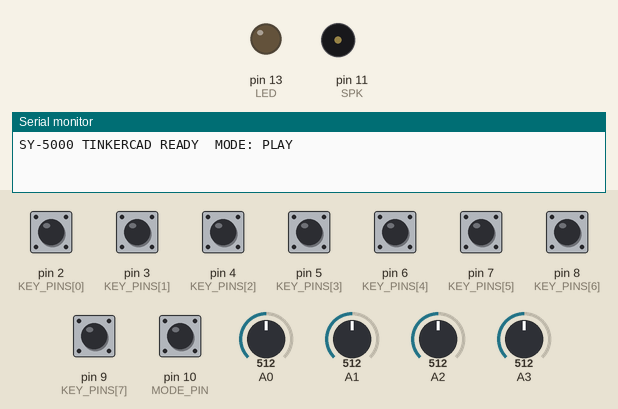
Recording of a sketch running on a simulated Arduino Uno, built with avr-gcc and run on an emulated ATmega328P. On the bench: output pins drawn as LEDs (lit = HIGH), buzzer (waves = sounding), the last lines printed to the serial monitor. Dashed ring = blinking. The test bench sets the inputs (shaded band); at power-on: pin 2 (KEY_PINS[0]), pin 3 (KEY_PINS[1]), pin 4 (KEY_PINS[2]), pin 5 (KEY_PINS[3]), pin 6 (KEY_PINS[4]), pin 7 (KEY_PINS[5]), pin 8 (KEY_PINS[6]), pin 9 (KEY_PINS[7]), pin 10 (MODE_PIN) HIGH, A2 = 512, A3 = 512, A0 = 512, A1 = 512.

Above: at 1.4 s.
1.5 s: pin 10 (MODE_PIN) pulled LOW for 0.15 s
At 2.0 s:
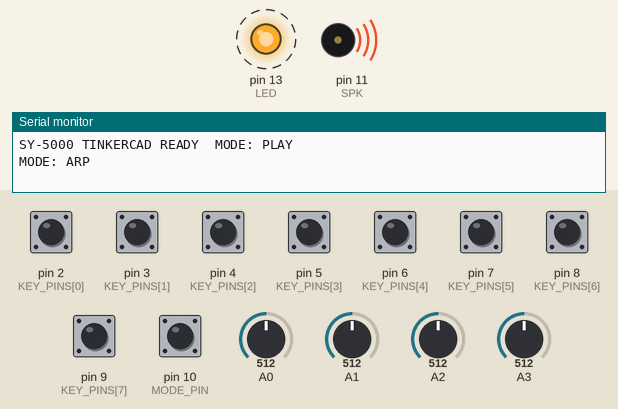
4.5 s: A2 set to 716
7.5 s: A3 set to 306
At 7.8 s:
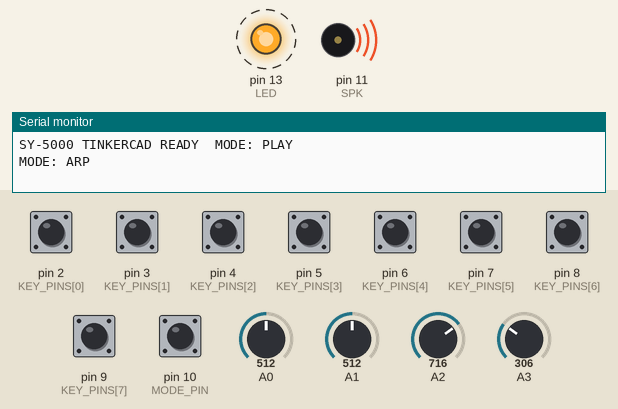
10.5 s: pin 10 (MODE_PIN) pulled LOW for 1 s
13.5 s: A2 set to 30
16.5 s: A2 set to 306
Timing chart, 0 to 20.5 s (numbered marks = the images above; inputs shaded):
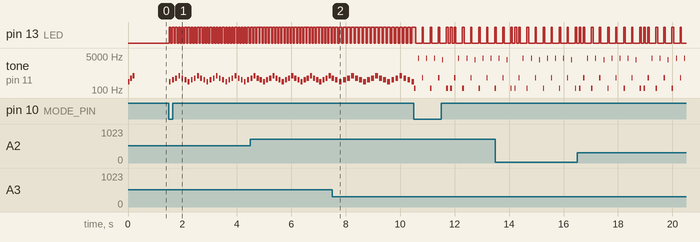

The sketch:

SY5000_Tinkercad.ino
```cpp
/*
  TIGRE SY-5000 · TINKERCAD PROOF OF CONTROLS
  Arduino Uno R3 · 8 keys · 4 knobs · mode button · piezo · note LED
  Paste into Tinkercad Circuits (Code > Text) after wiring per the table below.

  WIRING
  D2..D9   Pushbuttons (keys C D E F G A B C). One leg to the pin, other leg to GND. INPUT_PULLUP, no resistors.
  D10      Pushbutton MODE (PLAY > ARP > DRUM). Pin to GND.
  D11      Piezo +   (piezo - to GND)
  D13      LED anode through 220 ohm to pin, cathode to GND (note on)
  A0       Pot 1 OCTAVE   (outer legs 5V / GND, wiper to A0), 10k
  A1       Pot 2 VIBRATO  depth (also glide in PLAY)
  A2       Pot 3 DECAY    note length in ARP / DRUM
  A3       Pot 4 TEMPO    60..200 BPM for ARP / DRUM
  All grounds common. Power from USB.

  NOTE: tone() makes one square wave at a time, so this is the control surface
  and logic of the SY-5000, not its sound engine.
*/

const byte KEY_PINS[8] = {2, 3, 4, 5, 6, 7, 8, 9};
const byte MODE_PIN = 10;
const byte SPK = 11;
const byte LED = 13;
const int  SEMI[8] = {0, 2, 4, 5, 7, 9, 11, 12};     // C major, one octave

void bootChime(); void runPlay(); void runArp(); void runDrum();   // forward declarations

enum Mode { PLAY, ARP, DRUM };
Mode mode = PLAY;

// --- debounced buttons ---
bool keyState[8], keyRaw[8];
unsigned long keyT[8];
bool modeState = false, modeRaw = false;
unsigned long modeT = 0;
const unsigned long DEBOUNCE = 12;

// --- knobs (smoothed) ---
int pot[4];
void readPots() {
  for (byte i = 0; i < 4; i++) {
    int r = analogRead(A0 + i);
    pot[i] = pot[i] + ((r - pot[i]) >> 2);            // simple IIR smoothing
  }
}

float midiToHz(float m) { return 440.0 * pow(2.0, (m - 69.0) / 12.0); }

// --- PLAY state ---
int heldNote = -1;               // index of lowest held key (mono, low-note priority)
float curHz = 0, targetHz = 0;

// --- ARP / DRUM sequencer ---
unsigned long nextStep = 0;
byte step = 0;
unsigned long ledOff = 0;            // when to turn the note LED off in ARP / DRUM
const char DRUMS[16] = {'K','h','S','h','K','h','S','o','K','K','S','h','K','h','S','o'};

void setup() {
  for (byte i = 0; i < 8; i++) pinMode(KEY_PINS[i], INPUT_PULLUP);
  pinMode(MODE_PIN, INPUT_PULLUP);
  pinMode(SPK, OUTPUT);
  pinMode(LED, OUTPUT);
  for (byte i = 0; i < 4; i++) pot[i] = analogRead(A0 + i);
  Serial.begin(9600);
  Serial.println(F("SY-5000 TINKERCAD READY  MODE: PLAY"));
  bootChime();
}

void bootChime() {
  const int n[3] = {60, 67, 72};
  for (byte i = 0; i < 3; i++) { tone(SPK, midiToHz(n[i]), 70); delay(90); }
  noTone(SPK);
}

bool readButton(byte pin, bool &raw, bool &state, unsigned long &t) {
  bool r = digitalRead(pin) == LOW;                    // pressed = LOW (pull-up)
  if (r != raw) { raw = r; t = millis(); }
  if (millis() - t > DEBOUNCE && state != raw) { state = raw; return true; }  // changed
  return false;
}

int octaveShift() { return map(pot[0], 0, 1023, -2, 2) * 12; }   // -2..+2 octaves
int tempoBpm()    { return map(pot[3], 0, 1023, 60, 200); }
int decayMs(int stepMs) { return map(pot[2], 0, 1023, 15, stepMs - 5); }

void loop() {
  readPots();

  for (byte i = 0; i < 8; i++) readButton(KEY_PINS[i], keyRaw[i], keyState[i], keyT[i]);
  if (readButton(MODE_PIN, modeRaw, modeState, modeT) && modeState) {
    mode = (Mode)((mode + 1) % 3);
    noTone(SPK); digitalWrite(LED, LOW); step = 0; nextStep = millis();
    Serial.print(F("MODE: ")); Serial.println(mode == PLAY ? F("PLAY") : mode == ARP ? F("ARP") : F("DRUM"));
  }

  if (mode == PLAY) runPlay();
  else if (mode == ARP) runArp();
  else runDrum();
}

void runPlay() {
  int low = -1;
  for (byte i = 0; i < 8; i++) if (keyState[i]) { low = i; break; }
  if (low < 0) {
    if (heldNote >= 0) { noTone(SPK); digitalWrite(LED, LOW); heldNote = -1; curHz = 0; }
    return;
  }
  float base = midiToHz(60 + SEMI[low] + octaveShift());
  if (low != heldNote) {
    heldNote = low; targetHz = base;
    if (curHz == 0) curHz = base;                        // first note: no glide
    digitalWrite(LED, HIGH);
  }
  // glide toward target, then vibrato around it (pot 2)
  float depth = pot[1] / 1023.0;                         // 0..1
  curHz += (targetHz - curHz) * (0.08 + (1.0 - depth) * 0.6);
  float vib = sin(millis() * 0.0345) * depth * 0.03;     // ~5.5 Hz, up to +-3 %
  tone(SPK, max(31, (int)(curHz * (1.0 + vib))));
  delay(4);
}

void runArp() {
  // arpeggiate every held key, up then down; with nothing held, play a C major arp
  int held[8], n = 0;
  for (byte i = 0; i < 8; i++) if (keyState[i]) held[n++] = i;
  if (n == 0) { held[0] = 0; held[1] = 2; held[2] = 4; held[3] = 7; n = 4; }
  unsigned long now = millis();
  int stepMs = 60000L / tempoBpm() / 4;                  // 16th notes
  if ((long)(now - nextStep) >= 0) {
    int cyc = n > 1 ? 2 * n - 2 : 1;
    int k = step % cyc; int idx = k < n ? k : cyc - k;
    float hz = midiToHz(60 + SEMI[held[idx]] + octaveShift());
    tone(SPK, (int)hz, decayMs(stepMs));
    digitalWrite(LED, HIGH); ledOff = now + decayMs(stepMs);
    step++; nextStep = now + stepMs;
  }
  if ((long)(now - ledOff) >= 0) digitalWrite(LED, LOW);
}

void runDrum() {
  // tone() can't make noise, so drums are short pitched clicks: kick low sweep, snare mid, hats high
  unsigned long now = millis();
  int stepMs = 60000L / tempoBpm() / 4;
  if ((long)(now - nextStep) >= 0) {
    char d = DRUMS[step % 16];
    int len = decayMs(stepMs);
    if (d == 'K') { tone(SPK, 90 + (pot[0] >> 4), min(len, 60)); digitalWrite(LED, HIGH); ledOff = now + 60; }
    else if (d == 'S') { tone(SPK, 420, min(len, 45)); digitalWrite(LED, HIGH); ledOff = now + 45; }
    else if (d == 'h') { tone(SPK, 3800, 8); }
    else if (d == 'o') { tone(SPK, 3200, min(len, 30)); }
    // keys add fills: any held key replaces the hat with that note's pitch
    for (byte i = 0; i < 8; i++) if (keyState[i] && (d == 'h' || d == 'o')) tone(SPK, (int)midiToHz(72 + SEMI[i]), 25);
    step++; nextStep = now + stepMs;
  }
  if ((long)(now - ledOff) >= 0) digitalWrite(LED, LOW);
}
```

Measured:
- after the input at 7.5 s, pin 13 (LED): alternates HIGH for 0.10 s and LOW for 0.04 s, starting after 0.36 s
